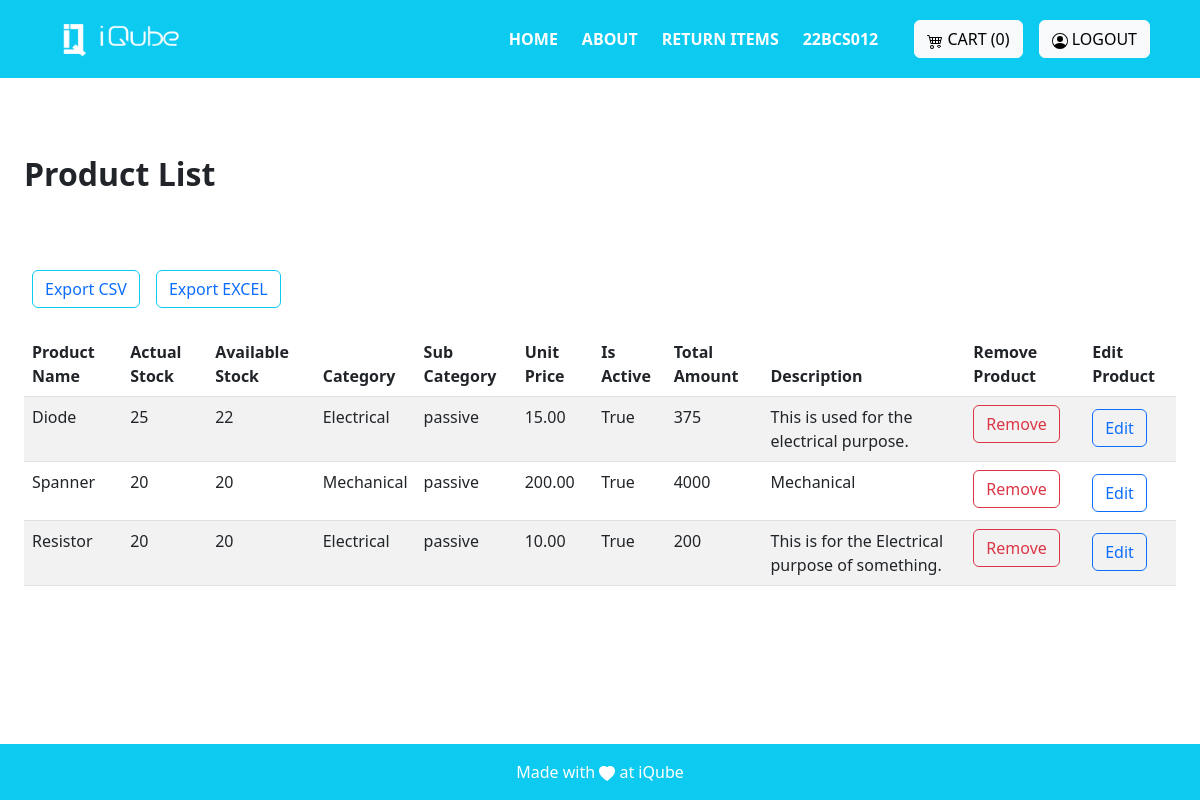
The app's page /product/ (signed in) with its own data.
### invention/models.py (models this page shows, shortened)
class Product(models.Model):
    name=models.CharField(max_length=255)
    decription=models.CharField(max_length=100)
    actual_count=models.PositiveIntegerField()
    available_count=models.PositiveIntegerField()
    dummy_count = models.PositiveIntegerField(default = 0)
    category= models.ForeignKey('Category', on_delete=models.CASCADE)
    sub_category = models.ForeignKey('SubCategory', on_delete = models.CASCADE)
    created_at = models.DateTimeField(auto_now=True)
    image = models.ImageField(upload_to='images', blank=True)
    actual_price = models.DecimalField(max_digits = 10,decimal_places = 5)
    available_price = models.DecimalField(max_digits = 10,decimal_places = 5)
    unit_price = models.DecimalField(max_digits = 10,decimal_places = 2)
    is_active = models.BooleanField(default = True)
    created_by = models.ForeignKey(User, on_delete=models.CASCADE)

class Category(models.Model):
    name=models.CharField(max_length=25)
    created_by = models.ForeignKey(User, on_delete=models.CASCADE)
    created_at=models.DateTimeField(auto_now=True)
    class Meta:
        verbose_name_plural = 'Categories'
    def __str__(self):
        return str(self.name)

class SubCategory(models.Model):
    name_sub=models.CharField(max_length=25)
    category = models.ForeignKey('Category', on_delete=models.CASCADE)
    created_by = models.ForeignKey(User, on_delete=models.CASCADE)
    created_at=models.DateTimeField(auto_now=True)
    def __str__(self):
      return self.name_sub

### invention/decorators.py (the view)
        def wrapper_func(request, *args, **kwargs):
            group = None
            mail=AdminMail.objects.all()
            p=0
            for i in mail:
                if request.user.email==i.mail:
                    p=10
            if request.user.groups.exists():
                group = request.user.groups.all()[0].name
            if (group in allowed_roles) or (p==10):
              return view_func(request, *args, **kwargs)
            else:
                return view_func(request, *args, **kwargs)

### invention/views.py (called while the page is built)
@allowed_user(allowed_roles=(['admin', 'superadmin']))
@login_required(login_url='login')
def view_product(request):
    try:
        admin_group = request.user.groups.filter(name = "admin").exists()
        super_admin_group = request.user.groups.filter(name = 'superadmin').exists()
        products = Product.objects.all()
        cart=Cart.objects.filter(created_by=request.user)
        count = cart.count()
        name = request.user.username
        user = name[-8:]
        return render(request, 'adminview/product.html', {'products':products, 'count':count,'admin_group': admin_group, 'super_admin_group':super_admin_group,'name':user})
    except ObjectDoesNotExist:
        messages.warning(request, 'An error occurred while processing your request!, Try again Later')
        return render(request, 'adminview/product.html', {})

### invention/templates/adminview/product.html (shortened to what this page needs)
{% extends 'base.html' %}
{% load static %}
{% block base %}
<div class="p-4 mt-5 fw-bold fs-2">
  Product List
</div>
<div class="row justify-content-center p-4 mb-5 mt-3">
  <div class="d-flex flex-row bd-highlight mb-3">
    <div class="p-2 bd-highlight">
        <button type="button" class="btn btn-outline-info"><a href="{% url 'export_csv_product' %}" class="text-decoration-none">Export CSV</a></button>
      </div>
    <div class="p-2 bd-highlight">
        <button type="button" class="btn btn-outline-info"><a href="{% url 'export_excel_product' %}" class="text-decoration-none">Export EXCEL</a></button>
    </div>
  </div>
  <div class="table-responsive">
      <table id="example" class="table table-striped " style="width:100%">
          <thead>
              <tr>
                  <th>Product Name</th>
                  <th>Actual Stock</th>
                  <th>Available Stock</th>
                  <th>Category</th>
                  <th>Sub Category</th>
                  <th>Unit Price</th>
                  <th>Is Active</th>
                  <th>Total Amount</th>
                  <th>Description</th>
                  <th>Remove Product</th>
                  <th>Edit Product</th>
              </tr>
          </thead>
          <tbody>
              {% for product in products reversed %}
              <tr>
                  <td>{{ product.name }}</td>
                  <td>{{ product.actual_count }}</td>
                  <td>{{ product.available_count }}</td>
                  <td>{{ product.category }}</td>
                  <td>{{ product.sub_category }}</td>
                  <td>{{ product.unit_price}}</td>
                  <td>{{ product.is_active}}</td>
                  <td>{{product.actual_price|stringformat:"d"|slice:":" }}</td>
                  <td>{{product.decription }}</td>
                  <td><div>
                    <a href="{% url 'delete_product' product.id %}">
                        <button class="btn btn-outline-danger" onclick="return confirmRemoveItem('{{ product.id }}')">Remove</button>
                    </a>
                </div></td>
                  <td><div>
                    <a href="{% url 'edit_product_view' product.id %}" >
                      <button class="mt-1 btn btn-outline-primary" type="submit">Edit</button></a>
                  </div></td>
              </tr>
              {% endfor %}
          </tbody>
      </table>
  </div>
<div class="mt-4 mb-4 text-white">
</div>
{% endblock %}

### invention/templates/base.html (shortened to what this page needs)
{% load static %}
<!DOCTYPE html>
<html lang="en">
<head>
    <link href="https://cdn.jsdelivr.net/npm/bootstrap@5.3.2/dist/css/bootstrap.min.css" rel="stylesheet"
>
        <link rel="stylesheet" href="https://cdn.jsdelivr.net/npm/bootstrap@5.3.0/dist/css/bootstrap.min.css">
    <link rel="stylesheet" href="https://cdn.datatables.net/1.11.10/css/dataTables.bootstrap5.min.css">
    <link rel="stylesheet" href="https://cdnjs.cloudflare.com/ajax/libs/twitter-bootstrap/5.3.0/css/bootstrap.min.css">
     <link rel="stylesheet" href="https://cdn.datatables.net/2.0.2/css/dataTables.bootstrap4.css">
</head>
<body>
    <nav class="sticky-top navbar navbar-expand-lg navbar-dark bg-info  p-3" >
    <div class="container">
            <a class="navbar-brand" href="#">
                <img src="{% static 'images/logo-white.png' %}" alt="Logo" height="36" width="150">
            </a>
            <div class="collapse navbar-collapse justify-content-end" id="navbarNav">
                <ul class="navbar-nav mx-3">
                    <li class="nav-item mx-1">
                        <a class="nav-link active text-white fw-semibold" href="{% url 'Home'%}">HOME</a>
                    </li>
                    <li class="nav-item mx-1">
                        <a class="nav-link active text-white fw-semibold" href="{% url 'About' %}">ABOUT</a>
                    </li>
                    <li class="nav-item mx-1">
                        <a href="/return_form" class="nav-link active text-white fw-semibold">RETURN ITEMS</a>
                    </li>
                    <li class="nav-item mx-1">
                        <a href="{% url 'Home' %}" class="nav-link active text-white fw-semibold">{{name}}</a>
                    </li>
                </ul>
            </div>
            <div class="mt-3 mt-lg-0 mx-2">
                <a class="btn btn-light" href="{% url 'view_cart' %}">
                    CART ({{count}})
                </a>
            </div>
            {% if not user.is_authenticated %}
            <div class="mt-3 mt-lg-0 mx-2">
                <a class="btn btn-light" href="{% url 'social:begin' 'azuread-tenant-oauth2' %}">
                    <svg xmlns="http://www.w3.org/2000/svg" width="16" height="16" fill="currentColor" class="bi bi-person-circle" viewBox="0 0 16 16">
                    <path d="M11 6a3 3 0 1 1-6 0 3 3 0 0 1 6 0"/>
                        <path fill-rule="evenodd" d="M0 8a8 8 0 1 1 16 0A8 8 0 0 1 0 8m8-7a7 7 0 0 0-5.468 11.37C3.242 11.226 4.805 10 8 10s4.757 1.225 5.468 2.37A7 7 0 0 0 8 1"/>
                    </svg>
                    LOGIN
                </a>
            </div>
            {% else %}
            <div class="mt-3 mt-lg-0 mx-2">
                <a class="btn btn-light" href="{% url 'logout' %}">
                    LOGOUT
                </a>
            </div>
            {% endif %}
        </div>
    </nav>
    <main>
        <div>
            {% block base %}{% endblock %}
        </div>
    </main>
    <footer class="bg-light text-center text-lg-start fixed-bottom">
        <div class="text-center p-2 bg-info p-3" style=" color: white;">
            <div>Made with
                <svg xmlns="http://www.w3.org/2000/svg" width="16" height="16" fill="currentColor"
                    class="bi bi-heart-fill" viewBox="0 0 16 16">
                    <path fill-rule="evenodd"
                        d="M8 1.314C12.438-3.248 23.534 4.735 8 15-7.534 4.736 3.562-3.248 8 1.314z" />
                </svg>
               at iQube
            </div>
        </div>
    </footer>
</body>
</html>
{% load sweetify %}

### invention/templates/base.html (style rules this page uses)
html { scroll-behavior:smooth; }

### records on screen
Product: name "Diode", actual_count "25", available_count "22", category "Electrical", sub_category "passive", unit_price "15.00", is_active "True", actual_price "375", decription "This is used for the electrical purpose."
Product: name "Spanner", actual_count "20", available_count "20", category "Mechanical", sub_category "passive", unit_price "200.00", is_active "True", actual_price "4000", decription "Mechanical"
Product: name "Resistor", actual_count "20", available_count "20", category "Electrical", sub_category "passive", unit_price "10.00", is_active "True", actual_price "200", decription "This is for the Electrical purpose of something."

### other values on screen
{{ name }} "22BCS012"
{{ count }} "0"
